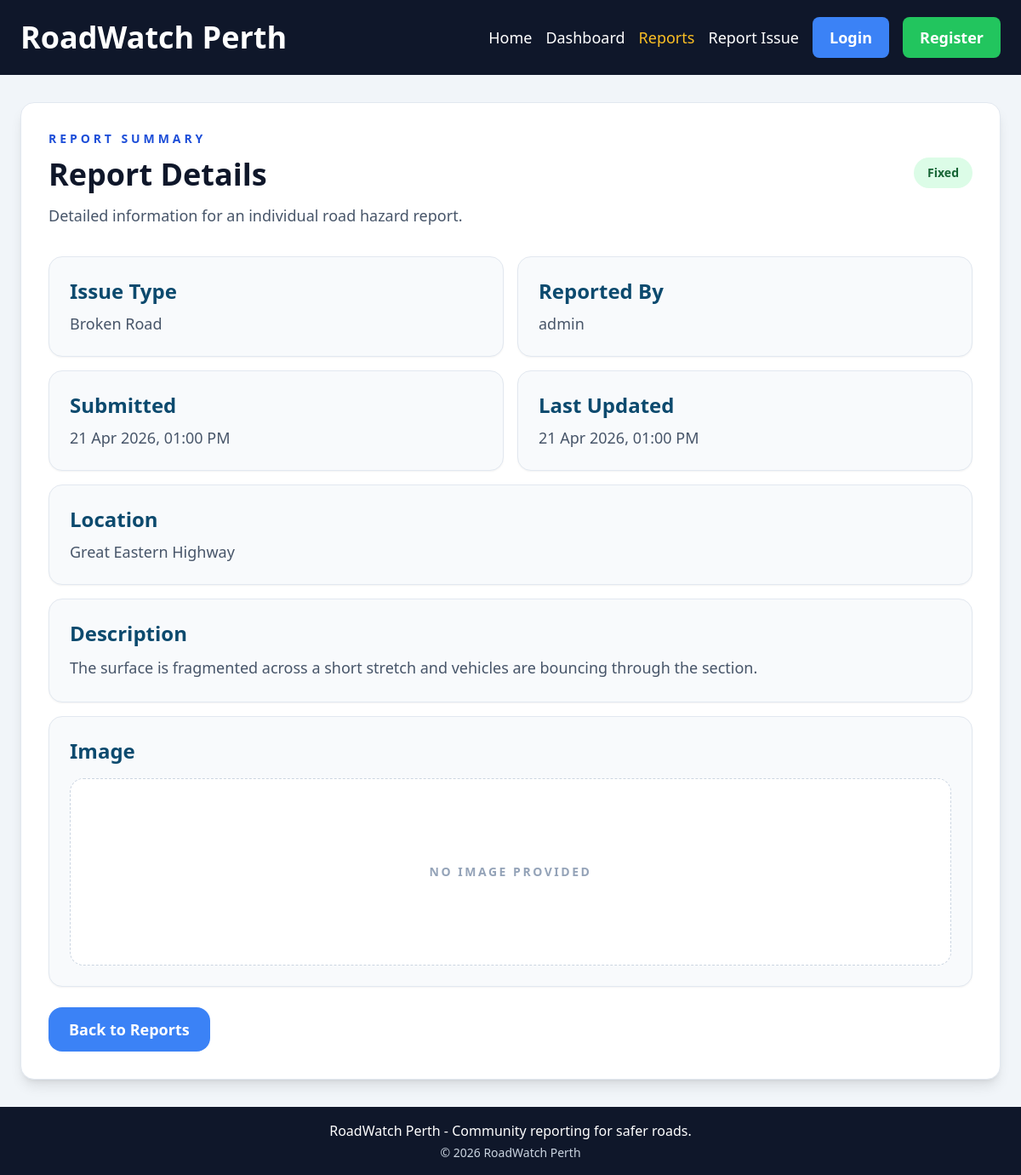
The page /reports/3 on the database its author committed.
### roadwatch/models.py (models this page shows, shortened)
class Report(db.Model):
    __tablename__ = "reports"
    ISSUE_TYPES = (
        "Pothole",
        "Broken Road",
        "Crack",
        "Flooding",
        "Missing Sign",
        "Other",
    )
    STATUSES = ("Reported", "Under Review", "Fixed")
    id = db.Column(db.Integer, primary_key=True)
    issue_type = db.Column(db.String(50), nullable=False, index=True)
    location = db.Column(db.String(255), nullable=False, index=True)
    location_key = db.Column(db.String(255), nullable=False, index=True)
    description = db.Column(db.Text, nullable=False)
    image_url = db.Column(db.String(500), nullable=True)
    status = db.Column(db.String(30), nullable=False, default="Reported", index=True)
    is_anonymous = db.Column(db.Boolean, nullable=False, default=False)
    created_at = db.Column(db.DateTime(timezone=True), nullable=False, default=utcnow, index=True)
    updated_at = db.Column(db.DateTime(timezone=True), nullable=False, default=utcnow, onupdate=utcnow)
    reporter_id = db.Column(db.Integer, db.ForeignKey("users.id", ondelete="SET NULL"), nullable=True, index=True)
    reporter = db.relationship("User", back_populates="reports")
    @property
    def reporter_label(self):
        if self.is_anonymous:
            return "Anonymous user"
        if self.reporter:
            return self.reporter.username
        return "Guest reporter"
    def can_be_managed_by(self, user):
        return bool(user and user.is_authenticated and user.can_manage(self))

class User(UserMixin, db.Model):
    __tablename__ = "users"
    id = db.Column(db.Integer, primary_key=True)
    username = db.Column(db.String(50), unique=True, nullable=False, index=True)
    email = db.Column(db.String(255), unique=True, nullable=False, index=True)
    password_hash = db.Column(db.String(255), nullable=False)
    is_admin = db.Column(db.Boolean, nullable=False, default=False)
    is_active = db.Column(db.Boolean, nullable=False, default=True)
    created_at = db.Column(db.DateTime(timezone=True), nullable=False, default=utcnow)
    reports = db.relationship("Report", back_populates="reporter", lazy="dynamic")

### roadwatch/reports.py (the view)
@reports_bp.route("/<int:report_id>", methods=["GET"])
def report_details(report_id):
    report = Report.query.get_or_404(report_id)
    return render_template("report_details.html", report=report)

### roadwatch/security.py (called while the page is built)
def validate_csrf():
    if request.method not in {"POST", "PUT", "PATCH", "DELETE"}:
        return
    submitted_token = request.form.get("csrf_token") or request.headers.get("X-CSRF-Token")
    if not submitted_token or submitted_token != session.get("_csrf_token"):
        abort(400)

### templates/report_details.html (shortened to what this page needs)
{% extends "base.html" %}
{% block content %}
  <section class="rounded-2xl border border-slate-200 bg-white p-8 shadow-lg">
    <p class="mb-3 text-sm font-bold uppercase tracking-[0.28em] text-blue-700">Report Summary</p>
    <div class="mb-8 flex flex-wrap items-start justify-between gap-4">
      <div>
        <h1 class="mb-3 text-4xl font-bold text-slate-900">Report Details</h1>
        <p class="text-lg leading-8 text-slate-600">Detailed information for an individual road hazard report.</p>
      </div>
      <span class="rounded-full px-4 py-2 text-sm font-bold {{ status_styles[report.status] }}">{{ report.status }}</span>
    </div>
    <div class="grid gap-4 md:grid-cols-2">
      <div class="rounded-2xl border border-slate-200 bg-slate-50 p-6 shadow-sm">
        <h2 class="mb-2 text-2xl font-bold text-sky-900">Issue Type</h2>
        <p class="text-lg text-slate-600">{{ report.issue_type }}</p>
      </div>
      <div class="rounded-2xl border border-slate-200 bg-slate-50 p-6 shadow-sm">
        <h2 class="mb-2 text-2xl font-bold text-sky-900">Reported By</h2>
        <p class="text-lg text-slate-600">{{ report.reporter_label }}</p>
      </div>
      <div class="rounded-2xl border border-slate-200 bg-slate-50 p-6 shadow-sm">
        <h2 class="mb-2 text-2xl font-bold text-sky-900">Submitted</h2>
        <p class="text-lg text-slate-600">{{ report.created_at|datetime_label }}</p>
      </div>
      <div class="rounded-2xl border border-slate-200 bg-slate-50 p-6 shadow-sm">
        <h2 class="mb-2 text-2xl font-bold text-sky-900">Last Updated</h2>
        <p class="text-lg text-slate-600">{{ report.updated_at|datetime_label }}</p>
      </div>
      <div class="rounded-2xl border border-slate-200 bg-slate-50 p-6 shadow-sm md:col-span-2">
        <h2 class="mb-2 text-2xl font-bold text-sky-900">Location</h2>
        <p class="text-lg text-slate-600">{{ report.location }}</p>
      </div>
      <div class="rounded-2xl border border-slate-200 bg-slate-50 p-6 shadow-sm md:col-span-2">
        <h2 class="mb-2 text-2xl font-bold text-sky-900">Description</h2>
        <p class="text-lg leading-8 text-slate-600">{{ report.description }}</p>
      </div>
      <div class="rounded-2xl border border-slate-200 bg-slate-50 p-6 shadow-sm md:col-span-2">
        <h2 class="mb-4 text-2xl font-bold text-sky-900">Image</h2>
        {% if report.image_url %}
          <img src="{{ report.image_url }}" alt="{{ report.issue_type }} image" class="max-h-[420px] w-full rounded-2xl object-cover">
        {% else %}
          <div class="flex min-h-[220px] items-center justify-center rounded-2xl border border-dashed border-slate-300 bg-white text-sm font-semibold uppercase tracking-[0.18em] text-slate-400">
            No image provided
          </div>
        {% endif %}
      </div>
    </div>
    <div class="mt-6 flex flex-wrap gap-4">
      <a href="{{ url_for('reports.list_reports') }}" class="rounded-2xl bg-blue-500 px-6 py-3 text-lg font-semibold text-white no-underline hover:bg-blue-600">Back to Reports</a>
    </div>
  </section>
{% endblock %}

### rows shown on the page
Report: status "Fixed", issue_type "Broken Road", reporter_label "admin", created_at "21 Apr 2026, 01:00 PM", updated_at "21 Apr 2026, 01:00 PM", location "Great Eastern Highway", description "The surface is fragmented across a short stretch and vehicles are bouncing through the section."
